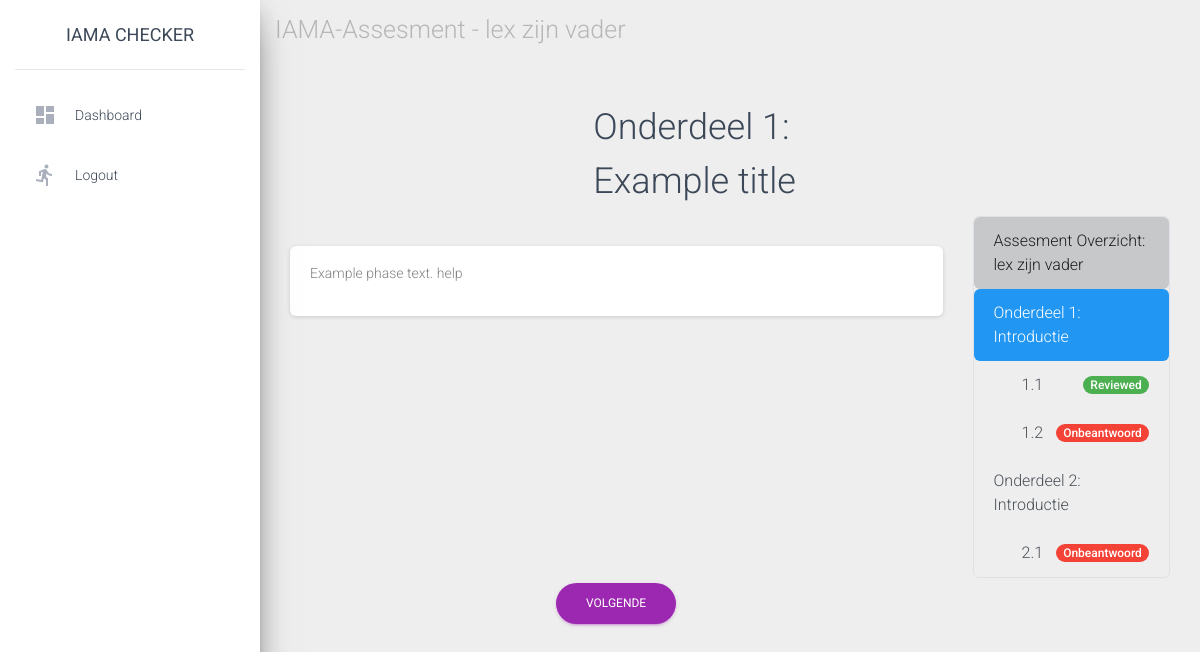
Screenshot of /assesments/7/question/1 (signed in) with the database file from the repository.
### base/models.py (models this page shows)
class Assesment(models.Model):
    name = models.CharField(max_length=40)# Name of the assesment
    organisation = models.CharField(max_length=50)# Name of the organisation performing the assesment
    complete_status = models.BooleanField(default=False)# Complete when all questions have been answered
    date_last_saved = models.DateField(auto_now=True)# Automatically saves new value when this object is saved
    user = models.ForeignKey(User, on_delete=models.CASCADE, default=user_pk_sentinel)

class Question(models.Model):
    question_title = models.CharField(max_length=140, default="Question title")
    question_text = models.TextField()# Content to display
    question_phase = models.IntegerField() # Phase number of the question
    question_number = models.IntegerField() # Question number in the phase

### base/views.py (the view, shortened to what this page needs)
# urls.py: path("assesments/<int:assesment_id>/question/<int:question_id>", views.question_detail, name="question_detail"),
@login_required
def question_detail(request, assesment_id, question_id):
    try:
        assesment = Assesment.objects.get(pk=assesment_id)
        question = Question.objects.get(pk=question_id)
    except (KeyError, Assesment.DoesNotExist):
        return HttpResponse("Page doesn't exist, 404 page comes later")
    question_list = request.session.get("questions", create_question_list())
    buttons = {
        "next": question.id + 1,
        "prev": question.id - 1
    }
    status_list = get_complete_status(request, assesment)
    index_context_objects = {
        "question_list": question_list,
        "status_list": status_list,
    }
    if question.question_number == 0:
        context = {
            "assesment": assesment,
            "question": question,
            "index_context_objects": index_context_objects,
            "buttons": buttons,
        }
        return render(request, "base/phase_intro.html", {"assesment": assesment, "question": question, "index_context_objects": index_context_objects, "buttons": buttons})

### base/templatetags/base_extra.py (called while the page is built)
@register.filter()
def key(dict, key):
    return dict[str(key)]

### base/views.py (called while the page is built)
def create_question_list():
    color = [
        "#007bc760",
        "#42145f60",
        "#a9006160",
        "#ffb61260"
    ]
    current_phase = 1# Counter
    questions = []# List to append
    while (question_list := Question.objects.filter(question_phase=current_phase).order_by("question_number")):
        questions.append({"phase_num": current_phase, "question_list": question_list, "list_item_color": color[current_phase - 1]})
        current_phase += 1
    return questions

### base/templates/base/phase_intro.html (shortened to what this page needs)
{% extends 'base/base.html' %}
{% block navigation %}<a href="{% url 'base:detail' assesment.id %}" style="color: grey">IAMA-Assesment - {{ assesment.name }}</a>{% endblock %}
{% block content %}
<div class="row">
    <div class="col-md-4"></div>
    <div class="col-md-4">
        <h2>Onderdeel {{ question.question_phase }}: {{ question.question_title }} </h2>
    </div>
    <div class="col-md-4"></div>
</div>
<div class="row">
    <div class="col-md-9">
        <div class="card">
            <div class="card-body">
                <p style="color: grey">
                    {{ question.question_text }} help
                </p>
            </div>
        </div>
    </div>
    <div class="col-md-3">
        {% include "base/q_index.html" with assesment=assesment question_list=index_context_objects.question_list current_question=question.id status_list=index_context_objects.status_list %}
    </div>
</div>
<div class="row">
    <div class="col-md-9 text-center">
        <a href="{% url 'base:question_detail' assesment.id buttons.next %}" class="btn btn-primary btn-round">Volgende</a>
    </div>
</div>
{% endblock %}

### base/templates/base/q_index.html
{% load base_extra %}
<div class="list-group rounded border" style="border-color:grey">
    <a href="{% url 'base:detail' assesment.id %}" class="list-group-item list-group-item-action list-group-item-dark rounded">
        Assesment Overzicht: {{ assesment.name }}
    </a>
    {% for phase in question_list %}
        {% for question in phase.question_list %}
            {% if question.question_number == 0 %}
                {% if current_question == question.id %}
                    <a href="{% url 'base:question_detail' assesment.id question.id %}" class="list-group-item list-group-item-action active rounded">
                        Onderdeel {{ phase.phase_num }}: Introductie
                    </a>
                {% else %}
                    <a href="{% url 'base:question_detail' assesment.id question.id %}" class="list-group-item list-group-item-action rounded">
                        Onderdeel {{ phase.phase_num }}: Introductie
                    </a>
                {% endif %}
            {% else %}
                {% if current_question == question.id %}
                    <a href="{% url 'base:question_detail' assesment.id question.id %}" class="list-group-item list-group-item-action d-flex justify-content-between align-items-center active rounded"
                    style="padding-left: 3em">
                        {{ question.question_phase }}.{{ question.question_number }} {{ status_list|key:question.id|safe }}
                    </a>
                {% else %}
                    <a href="{% url 'base:question_detail' assesment.id question.id %}" class="list-group-item list-group-item-action d-flex justify-content-between align-items-center rounded"
                    style="padding-left: 3em">
                        {{ question.question_phase }}.{{ question.question_number }} {{ status_list|key:question.id|safe }}
                    </a>
                {% endif %}
            {% endif %}
        {% endfor %}
    {% endfor %}
</div>

### rows the page displays
Assesment: name "lex zijn vader"
Question: question_phase "1", question_title "Example title", question_text "Example phase text.", phase_num "1"
Question: question_phase "1", question_number "1", id "Reviewed"
Question: question_phase "1", question_number "2", id "Onbeantwoord"
Question: phase_num "2"
Question: question_phase "2", question_number "1", id "Onbeantwoord"
